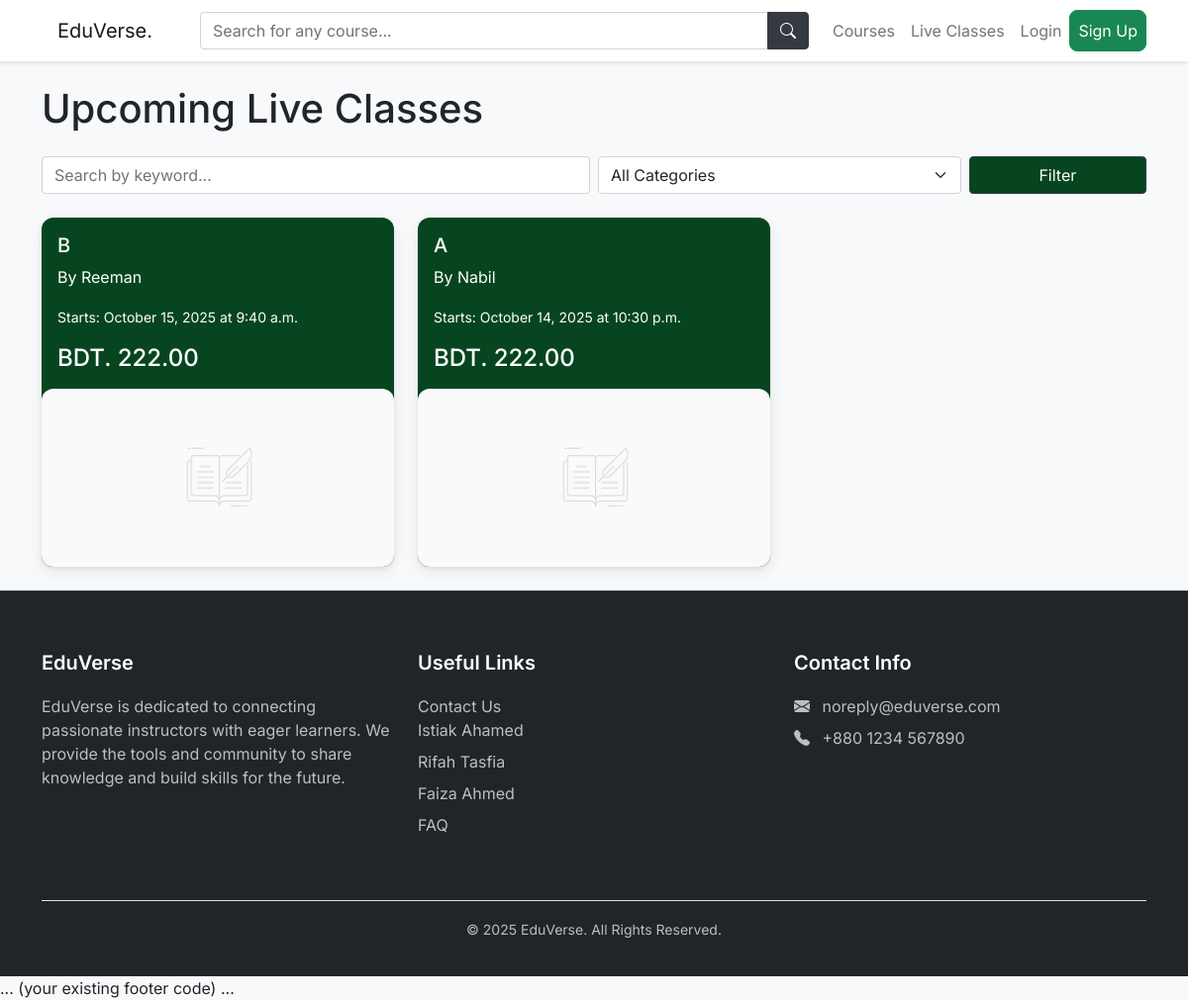
/live/live-classes/, run on an earlier commit of the app's database.
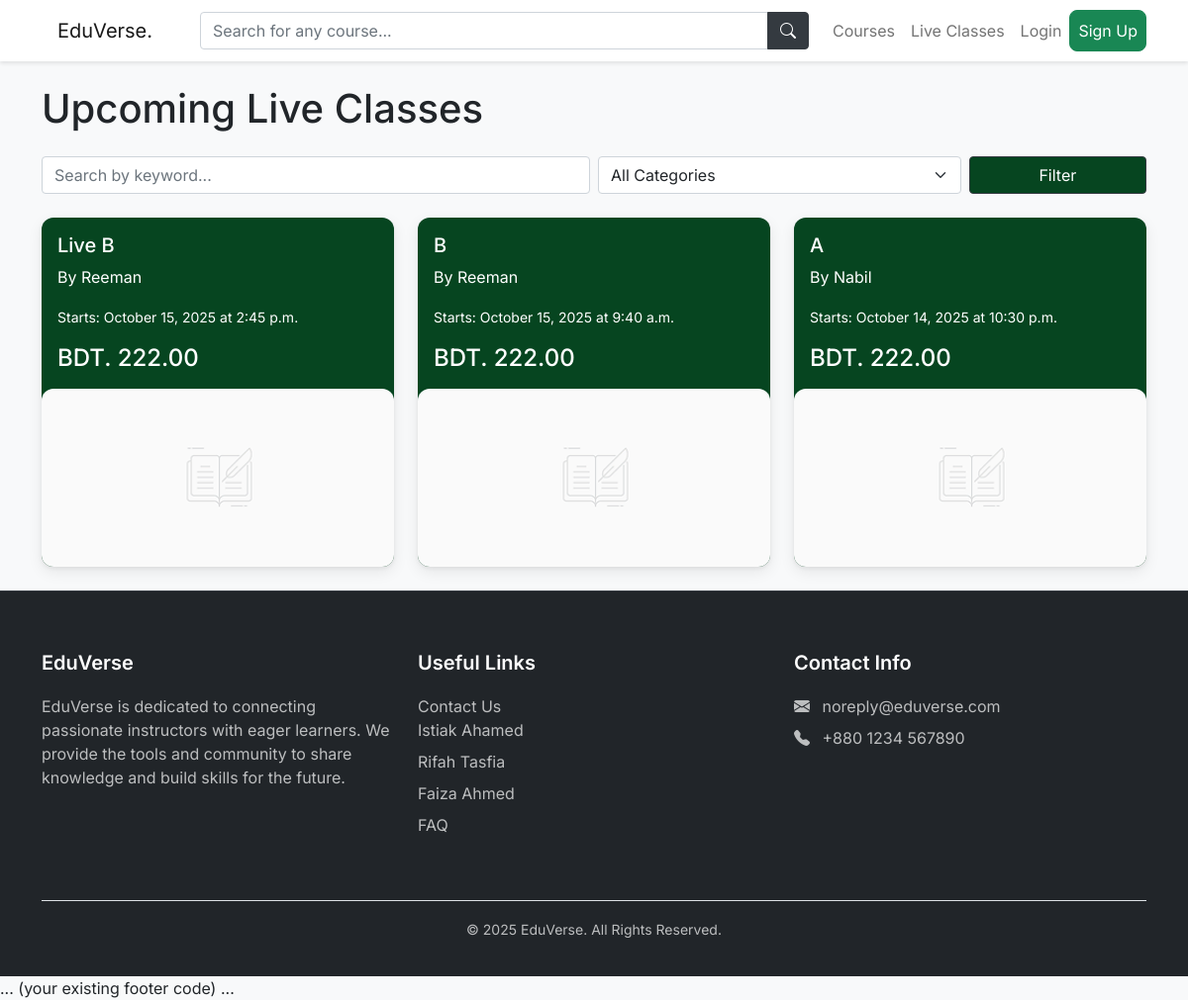
And on a later commit of the database.
### live/models.py (models this page shows, shortened)
class LiveClass(models.Model):
    class LiveClassCategory(models.TextChoices):
        PROGRAMMING_TECH = 'programming-tech', _('Programming & Tech')
        BUSINESS = 'business', _('Business')
        DESIGN_CREATIVE = 'design-creative', _('Design & Creative')
        LIFESTYLE = 'lifestyle', _('Lifestyle')
        OTHER = 'other', _('Other')
    instructor = models.ForeignKey(settings.AUTH_USER_MODEL, on_delete=models.CASCADE, related_name='live_classes_taught')
    title = models.CharField(max_length=200)
    description = models.TextField()
    price = models.DecimalField(max_digits=10, decimal_places=2)
    start_time = models.DateTimeField()
    thumbnail = models.ImageField(upload_to='live_class_thumbnails/', blank=True, null=True)
    created_at = models.DateTimeField(auto_now_add=True)
    category = models.CharField(
        max_length=50,
        choices=LiveClassCategory.choices,
        default=LiveClassCategory.OTHER
    )
    reviews = GenericRelation(Review, related_query_name='live_class')

### live/views.py (the view)
# urls.py: path('live-classes/', views.live_class_list, name='live_class_list'),
def live_class_list(request):
    queryset = LiveClass.objects.all().order_by('-start_time')
    query = request.GET.get('q', '')
    category = request.GET.get('category', '')
    if query:
        queryset = queryset.filter(
            Q(title__icontains=query) | Q(description__icontains=query)
        )
    if category:
        queryset = queryset.filter(category=category)
    context = {
        'classes': queryset,
        'categories': LiveClass.LiveClassCategory.choices,
        'current_query': query,
        'current_category': category,
    }
    return render(request, 'live/live_class_list.html', context)

### teachers/context_processors.py (called while the page is built)
def teacher_status_context(request):
    context = {}
    if request.user.is_authenticated:
        latest_app = TeacherApplication.objects.filter(user=request.user).order_by('-submitted_at').first()
        context['latest_teacher_app'] = latest_app
    return context

### live/templates/live/live_class_list.html (shortened to what this page needs)
{% extends "base.html" %}
{% load static %}
{% block content %}
<div class="container mt-4">
    <div class="d-flex justify-content-between align-items-center mb-4">
        <h1 class="mb-0">Upcoming Live Classes</h1>
    </div>
    <form method="GET" action="{% url 'live:live_class_list' %}" class="mb-4">
        <div class="row g-2 align-items-center">
            <div class="col-md-6">
                <input type="text" name="q" class="form-control" placeholder="Search by keyword..." value="{{ current_query }}">
            </div>
            <div class="col-md-4">
                <select name="category" class="form-select">
                    <option value="">All Categories</option>
                </select>
            </div>
            <div class="col-md-2">
                <div class="d-grid">
                    <button type="submit" class="btn btn-course-filter">Filter</button>
                </div>
            </div>
        </div>
    </form>
    <div class="row">
        {% for class in classes %}
            <div class="col-md-4 mb-4">
                <div class="card h-100 course-card live-class-card">
                    <div class="card-body d-flex flex-column">
                        <h5 class="card-title">
                            <a href="{% url 'live:live_class_detail' class.pk %}" class="stretched-link text-decoration-none">{{ class.title }}</a>
                        </h5>
                        <p class="card-text " style="color: white;">By {{ class.instructor.username }}</p>
                        <p class="card-text"><small class="start-time">Starts: {{ class.start_time|date:"F j, Y \a\t P" }}</small></p>
                        <div class="mt-auto">
                            <h4 class="mb-0">BDT. {{ class.price }}</h4>
                        </div>
                    </div>
                       {% if class.thumbnail %}
                        <img src="{{ class.thumbnail.url }}" class="card-img-top card-img-top-custom" alt="{{ class.title }}">
                    {% else %}
                        <img src="{% static 'images/default-thumbnail.jpg' %}" class="card-img-top card-img-top-custom" alt="Default thumbnail">
                    {% endif %}
                </div>
            </div>
        {% empty %}
            <div class="col">
                <p>No live classes found matching your criteria. Please try a different search or filter.</p>
            </div>
        {% endfor %}
    </div>
</div>
{% endblock %}

What changed in the data, as far as the page shows it:
added LiveClass: title "Live B", instructor.username "Reeman", start_time "October 15, 2025 at 2:45 p.m.", price "222.00"
